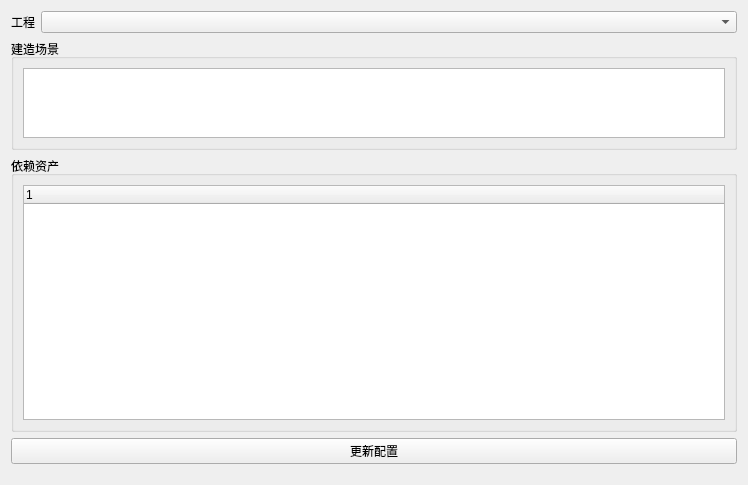
<?xml version="1.0" encoding="UTF-8"?>
<ui version="4.0">
 <class>NewScene</class>
 <widget class="QWidget" name="NewScene">
  <property name="geometry">
   <rect>
    <x>0</x>
    <y>0</y>
    <width>748</width>
    <height>485</height>
   </rect>
  </property>
  <property name="windowTitle">
   <string>创建场景</string>
  </property>
  <layout class="QVBoxLayout" name="verticalLayout_2" stretch="0,2,5,0,0">
   <item>
    <layout class="QFormLayout" name="formLayout">
     <item row="0" column="0">
      <widget class="QLabel" name="label">
       <property name="text">
        <string>工程</string>
       </property>
      </widget>
     </item>
     <item row="0" column="1">
      <widget class="QComboBox" name="proj"/>
     </item>
    </layout>
   </item>
   <item>
    <widget class="QGroupBox" name="groupBox_2">
     <property name="title">
      <string>建造场景</string>
     </property>
     <layout class="QVBoxLayout" name="verticalLayout">
      <item>
       <widget class="QListWidget" name="listWidget"/>
      </item>
     </layout>
    </widget>
   </item>
   <item>
    <widget class="QGroupBox" name="groupBox">
     <property name="title">
      <string>依赖资产</string>
     </property>
     <layout class="QVBoxLayout" name="verticalLayout_3">
      <item>
       <layout class="QHBoxLayout" name="horizontalLayout"/>
      </item>
      <item>
       <widget class="QTreeWidget" name="treeWidget"/>
      </item>
     </layout>
    </widget>
   </item>
   <item>
    <widget class="QPushButton" name="submit">
     <property name="text">
      <string>更新配置</string>
     </property>
    </widget>
   </item>
   <item>
    <spacer name="verticalSpacer">
     <property name="orientation">
      <enum>Qt::Vertical</enum>
     </property>
     <property name="sizeType">
      <enum>QSizePolicy::Maximum</enum>
     </property>
     <property name="sizeHint" stdset="0">
      <size>
       <width>10</width>
       <height>10</height>
      </size>
     </property>
    </spacer>
   </item>
  </layout>
 </widget>
 <resources/>
 <connections/>
</ui>
